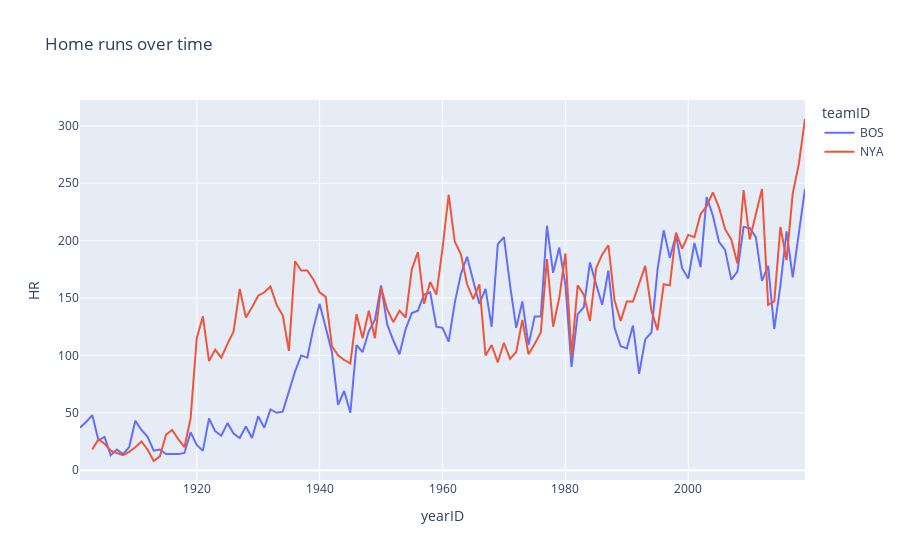

Here is the notebook cell this chart was saved with:
### Code cell
#| label: Q3-chart
#| code-summary: Team comparison plot
#| fig-cap: Team Comparison
#| fig-align: center
# Comparing Boston and New York
px.line(team_df, x='yearID', y='HR', title='Home runs over time', color='teamID')
